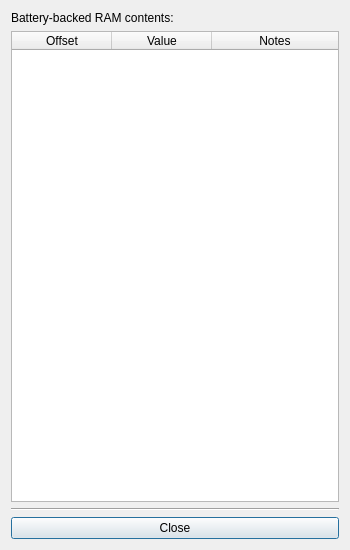
<?xml version="1.0" encoding="UTF-8"?>
<ui version="4.0">
 <class>BatteryBackedDisplay</class>
 <widget class="QDialog" name="BatteryBackedDisplay">
  <property name="geometry">
   <rect>
    <x>0</x>
    <y>0</y>
    <width>350</width>
    <height>550</height>
   </rect>
  </property>
  <property name="maximumSize">
   <size>
    <width>550</width>
    <height>700</height>
   </size>
  </property>
  <layout class="QVBoxLayout" name="verticalLayout">
   <item>
    <widget class="QLabel" name="m_titleLabel">
     <property name="sizePolicy">
      <sizepolicy hsizetype="Expanding" vsizetype="Maximum">
       <horstretch>0</horstretch>
       <verstretch>0</verstretch>
      </sizepolicy>
     </property>
     <property name="text">
      <string>Battery-backed RAM contents:</string>
     </property>
    </widget>
   </item>
   <item>
    <widget class="QTableWidget" name="m_batteryBackedTable">
     <property name="sizePolicy">
      <sizepolicy hsizetype="Preferred" vsizetype="Preferred">
       <horstretch>0</horstretch>
       <verstretch>0</verstretch>
      </sizepolicy>
     </property>
     <attribute name="horizontalHeaderStretchLastSection">
      <bool>true</bool>
     </attribute>
     <attribute name="verticalHeaderVisible">
      <bool>false</bool>
     </attribute>
     <column>
      <property name="text">
       <string>Offset</string>
      </property>
     </column>
     <column>
      <property name="text">
       <string>Value</string>
      </property>
     </column>
     <column>
      <property name="text">
       <string>Notes</string>
      </property>
     </column>
    </widget>
   </item>
   <item>
    <widget class="Line" name="m_horizontalLineC">
     <property name="orientation">
      <enum>Qt::Horizontal</enum>
     </property>
    </widget>
   </item>
   <item>
    <widget class="QPushButton" name="m_closeButton">
     <property name="text">
      <string>Close</string>
     </property>
    </widget>
   </item>
  </layout>
 </widget>
 <layoutdefault spacing="6" margin="11"/>
 <resources/>
 <connections/>
</ui>
